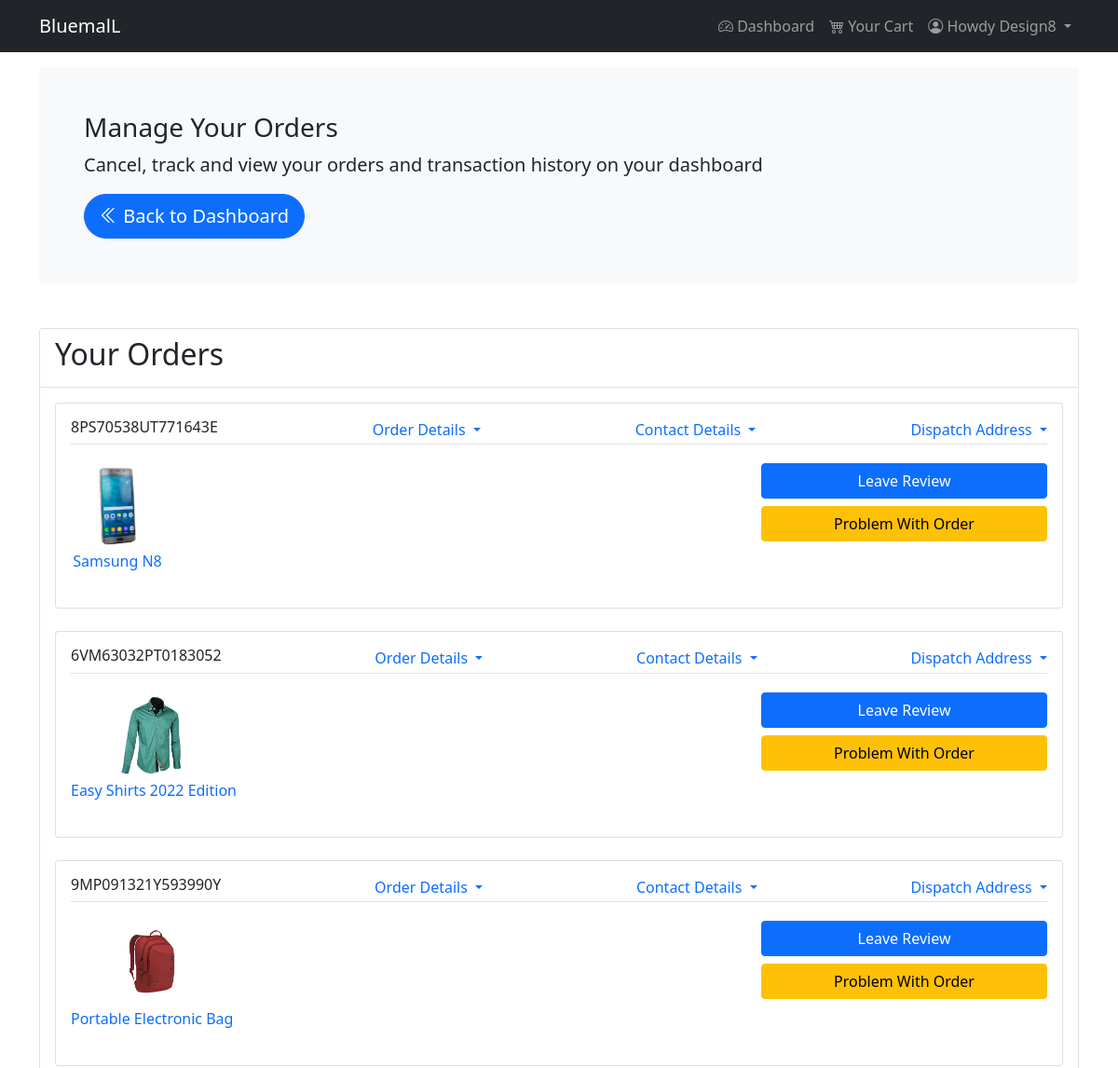
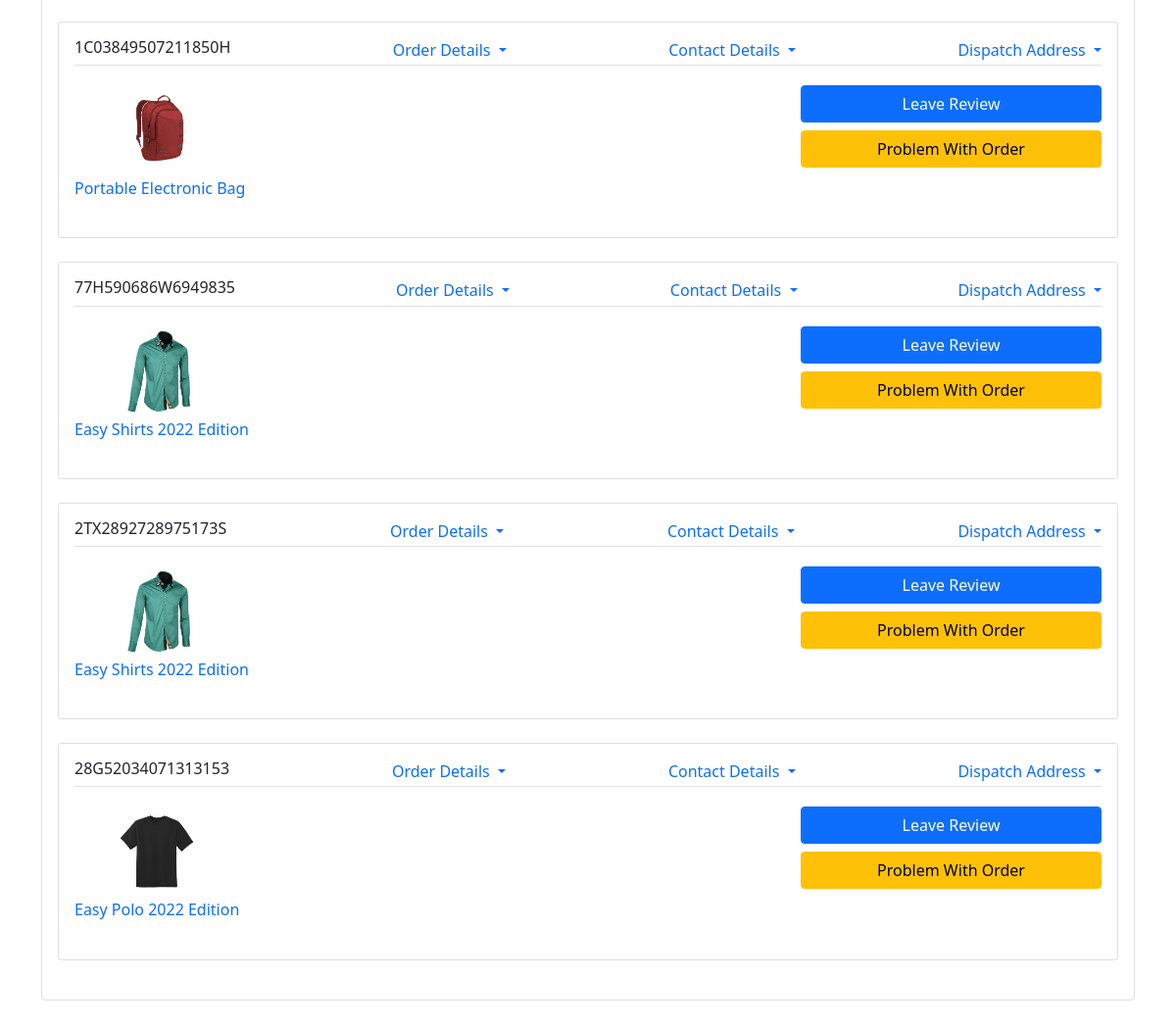
/account/orders/ (signed in), run on the app's committed database (2 pictures, top to bottom).
### account/models.py (models this page shows, shortened)
class Customer(AbstractBaseUser, PermissionsMixin):
    name            = models.CharField(max_length=150)
    email           = models.EmailField(_('email address'), unique=True)
    mobile          = models.CharField(max_length=20, blank=True)
    is_active       = models.BooleanField(default=False)
    is_staff        = models.BooleanField(default=False)
    created_at      = models.DateTimeField(auto_now_add=True)
    updated_at      = models.DateTimeField(auto_now=True)
    objects = CustomAccountManager()
    USERNAME_FIELD  = 'email'
    REQUIRED_FIELDS = ['name']
    class Meta:
        verbose_name = 'Accounts'
        verbose_name_plural = 'Accounts'
        unique_together = ('email', 'name')

### orders/models.py (models this page shows, shortened)
class Order(models.Model):
    user            = models.ForeignKey(settings.AUTH_USER_MODEL,
                                        on_delete=models.CASCADE,
                                        related_name='order_user'
                                    )
    full_name       = models.CharField(max_length=100)
    email           = models.EmailField(max_length=254, blank=True)
    address_1       = models.CharField(max_length=250)
    address_2       = models.CharField(max_length=250)
    city            = models.CharField(max_length=50)
    phone           = models.CharField(max_length=20)
    postal_code     = models.CharField(max_length=15)
    country_code    = models.CharField(max_length=4, blank=True)
    created         = models.DateTimeField(auto_now_add=True)
    updated         = models.DateTimeField(auto_now=True)
    total_paid      = models.DecimalField(max_digits=5, decimal_places=2)
    order_key       = models.CharField(max_length=200)
    payment_option  = models.CharField(max_length=200, blank=True)
    billing_status  = models.BooleanField(default=False)
    class Meta:
        ordering = ('-created',)

class OrderItem(models.Model):
    order = models.ForeignKey(Order,
                              related_name='items',
                              on_delete=models.CASCADE)
    product = models.ForeignKey(Product,
                                related_name='order_items',
                                on_delete=models.CASCADE)
    price   = models.DecimalField(max_digits=5, decimal_places=2)
    quantity= models.PositiveIntegerField(default=1)
    created     = models.DateTimeField(auto_now_add=True)
    updated     = models.DateTimeField(auto_now=True)

### store/models.py (models this page shows, shortened)
class ProductImage(models.Model):
    product = models.ForeignKey(Product, on_delete=models.CASCADE, related_name='product_image')
    image   = models.ImageField(verbose_name=_('image'),
                                help_text=_('Upload a product image'),
                                upload_to='images/products/',
                                default='images/default.png',
                                )
    alt_text   = models.CharField(verbose_name=_('alternative text'),
                                help_text=_('please add alternative text'),
                                max_length=255,
                                )
    is_feature = models.BooleanField(default=False)
    created_at    = models.DateTimeField(auto_now_add=True, editable=False)
    updated_at    = models.DateTimeField(auto_now=True, editable=False)
    class Meta:
        verbose_name = _('Product Image')
        verbose_name_plural = _('Product Images')

class Product(models.Model):
    category     = models.ForeignKey(Category,
                                    related_name='product_category',
                                    on_delete=models.RESTRICT
                                    )
    product_type = models.ForeignKey(ProductType,
                                    on_delete=models.RESTRICT
                                    )
    author       = models.ForeignKey(Person,
                                     related_name='product_creator',
                                     on_delete=models.CASCADE
                                    )
    title       = models.CharField(verbose_name=_('title'),
                                   help_text=_('Required'),
                                   max_length=255,
                                   unique=True
                                   )
    slug        = models.SlugField(verbose_name=_('product safe url'),
                                   max_length=255,
                                   allow_unicode=True,
                                   unique=True
                                   )
    price       = models.DecimalField(
                                    verbose_name=_('regular price'),
                                    help_text=_('Maximum 999.99'),
                                    error_messages={
                                        "name": {
                                            "max_digits": _("The price must be between 0 and 999.99"),
                                        }
                                    },
                                    max_digits=5,
                                    decimal_places=2
                                    )
    discount_price = models.DecimalField(
                                        verbose_name=_('discount price'),
                                        help_text=_('Maximum 999.99'),
                                        error_messages={
                                            "name": {
                                                "max_digits": _("The price must be between 0 and 999.99"),
                                            }
                                        },
                                        max_digits=5,
                                        decimal_places=2
                                    )
    description = models.TextField(verbose_name=_('description'),
                                   help_text=_('Not Required'),
                                   blank=True
                                   )
    is_active   = models.BooleanField(verbose_name=_('in stock'),
                                      help_text=_('change if product is out of stock'),
                                      default=True
                                      )
    created     = models.DateTimeField(verbose_name=_('created at'), auto_now_add=True)
    updated     = models.DateTimeField(verbose_name=_('updated at'), auto_now=True)
    users_wishlist = models.ManyToManyField(Person,
                                            related_name='user_wishlist',
                                            blank=True
                                            )
    class Meta:
        verbose_name        = _('Product')
        verbose_name_plural = _('Products')
        ordering = ['-created']
    def get_absolute_url(self):
        return reverse('store:product_detail', kwargs={'slug': self.slug})

### account/views.py (the view)
# urls.py: path('orders/', views.user_orders_view, name='orders'),
@login_required
def user_orders_view(request):
    orders = user_orders(request)
    context = {
        'orders': orders,
    }
    return render(request, 'account/user/orders.html', context)

### cart/context_processors.py (called while the page is built)
def cart(request):
    return {
        'cart': Cart(request),
    }

### orders/views.py (called while the page is built)
def user_orders(request):
    user = request.user.id
    orders = Order.objects.filter(user_id=user).filter(billing_status=True)
    return orders

### store/context_processors.py (called while the page is built)
def categories(request):
    categories = Category.objects.filter(is_active=True)
    return {
        'categories': categories,
    }

### templates/account/user/orders.html (shortened to what this page needs)
{% extends 'account/user/base.html' %}
{% block pre-content %}
    <h1 class="h3"> Manage Your Orders </h1>
    <p class="lead"> Cancel, track and view your orders and transaction history on your dashboard </p>
    <a class="btn btn-lg btn-primary rounded-5" href="{% url 'account:dashboard' %}" role="button">
        <span class="bi bi-chevron-double-left"></span> Back to Dashboard
    </a>
{% endblock pre-content %}
{% block content %}
<div class="col-md-12">
    <div class="card">
        <div class="card-header bg-white">
            <h2 class="card-title"> Your Orders </h2>
        </div>
        <div class="card-body">
        {% if orders %}
        {% for order in orders %}
        <div class="card card-body mb-4">
            <div class="d-flex justify-content-between border-bottom">
                <h6 class="h6 card-title">{{ order.order_key }}</h6>
                <div class="dropdown">
                    <a class="dropdown-toggle card-link" href="javascript:void()" data-bs-toggle="dropdown">
                        Order Details
                    </a>
                </div>
                <div class="dropdown">
                    <a class="dropdown-toggle card-link" href="javascript:void()" data-bs-toggle="dropdown">
                        Contact Details
                    </a>
                </div>
                <div class="dropdown">
                    <a class="dropdown-toggle card-link" href="javascript:void()" data-bs-toggle="dropdown"> Dispatch Address </a>
                </div>
            </div>
            {% for item in order.items.all %}
            <div class="d-flex mt-3 justify-content-between">
                <figure class="figure text-center">
                    {% for image in item.product.product_image.all %}
                    {% if image.is_feature %}
                    <img src="{{ image.image.url }}" alt="{{ image.alt_text }}" width="100" height="100">
                    {% endif %}
                    {% endfor %}
                    <figcaption>
                        <a href="{{ item.product.get_absolute_url }}">
                            <h6 class="h6">{{ item.product.title| title }}</h6>
                        </a>
                    </figcaption>
                </figure>
                <div class="btns">
                    <a href="#" class="btn btn-primary w-100 my-1">Leave Review</a>
                    <a href="#" class="btn btn-warning w-100 my-1">Problem With Order</a>
                </div>
            </div>
            {% endfor %}
        </div>
        {% endfor %}
        {% else %}
            <div class="alert alert-info">
                You've not made any orders yet! Start adding items to your cart to continue.
            </div>
        {% endif %}
        </div>
    </div>
</div>
{% endblock content %}

### templates/account/user/base.html (shortened to what this page needs)
{% load static %}<!doctype html>
<html lang="en">
  <head>
    <link href="{% static 'bootstrap/css/bootstrap.min.css' %}" rel="stylesheet">
    <link href="{% static 'bootstrap/css/bootstrap-icons.css' %}" rel="stylesheet" type="text/css">
    <link href="{% static 'css/dashboard/dashboard.css' %}" rel="stylesheet" type="text/css">
  </head>
  <body>
    <header>
        <nav class="navbar navbar-expand-sm navbar-dark bg-dark static-bottom ">
            <div class="container">
                <a class="navbar-brand" href="{% url 'store:home' %}">BluemalL</a>
                <div class="collapse navbar-collapse" id="navbarCollapse">
                    <ul class="navbar-nav ms-auto">
                        <li class="nav-item">
                            <a class="nav-link" href="{% url 'account:dashboard' %}">
                                <span class="bi bi-speedometer2"></span> Dashboard
                            </a>
                        </li>
                        <li class="nav-item">
                            <a class="nav-link" href="{% url 'cart:cart' %}">
                                <span class="bi bi-cart4"></span> Your Cart
                            </a>
                        </li>
                        <li class="nav-item dropdown">
                            <a class="nav-link dropdown-toggle" href="#" id="navbarDropdown" role="button" data-bs-toggle="dropdown" aria-expanded="false">
                              {% if request.user.is_authenticated %}
                              <span class="bi bi-person-circle"></span> Howdy {{ user.name }}{% endif %}
                            </a>
                          </li>
                    </ul>
                </div>
            </div>
        </nav>
        <main class="container">
            <div class="bg-light p-5 rounded mt-3">
                {% block pre-content %}{% endblock pre-content %}
            </div>
        </main>
    </header>
    <section class="py-5">
        <div class="container">
            <div class="row">
                {% block content %}{% endblock content %}
            </div>
        </div>
    </section>
    </body>
</html>

### static/css/dashboard/dashboard.css (style rules this page uses)
.rounded-5 { border-radius: 2rem; -webkit-border-radius: 2rem; -moz-border-radius: 2rem; -ms-border-radius: 2rem; -o-border-radius: 2rem; }
a { text-decoration: none; }

### data on the page
Customer: name "Design8"
Order: order_key "8PS70538UT771643E"
OrderItem: product "Samsung N8"
ProductImage: image (picture)
Order: order_key "6VM63032PT0183052"
OrderItem: product "Easy Shirts 2022 Edition"
ProductImage: image (picture)
Order: order_key "9MP091321Y593990Y"
OrderItem: product "Portable Electronic Bag"
ProductImage: image (picture)
Order: order_key "1C03849507211850H"
OrderItem: product "Portable Electronic Bag"
Order: order_key "77H590686W6949835"
OrderItem: product "Easy Shirts 2022 Edition"
Order: order_key "2TX2892728975173S"
OrderItem: product "Easy Shirts 2022 Edition"
Order: order_key "28G52034071313153"
OrderItem: product "Easy Polo 2022 Edition"
ProductImage: image (picture)
